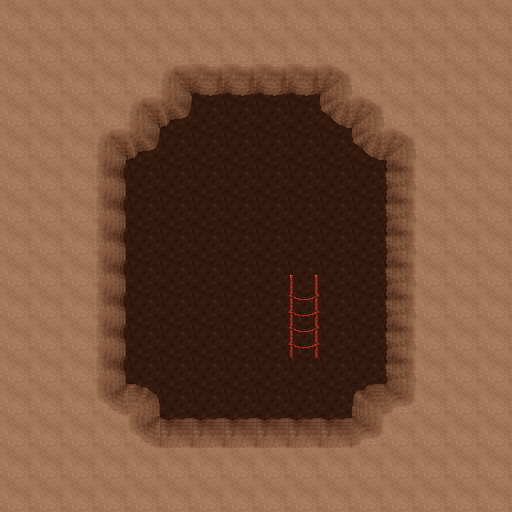

A 2D game scene composited from a Tiled map and its tileset images. What follows is a short description and the map's XML, with each tile layer's data collapsed to a summary:
An orthogonal 16x16 tile map with 32x32 px tiles, 4 tile layers (0_floor, 1_terrain, 2_object, 3_roof), 3 hidden layers not drawn, 5 tilesets and 1 object (mapchange_up).

<map version="1.9" tiledversion="1.9.2" orientation="orthogonal" renderorder="right-down" width="16" height="16" tilewidth="32" tileheight="32" infinite="0" nextlayerid="8" nextobjectid="1">
 <tileset firstgid="1" name="collision" tilewidth="32" tileheight="32" tilecount="1" columns="1">
  <image source="../../tileset/logic/collision.png" width="32" height="32" />
 </tileset>
 <tileset firstgid="2" name="ground_3" tilewidth="32" tileheight="32" tilecount="5" columns="5">
  <image source="../../tileset/ground/ground_3.png" width="160" height="32" />
 </tileset>
 <tileset firstgid="7" name="int_sandstone" tilewidth="32" tileheight="32" tilecount="15" columns="3">
  <image source="../../tileset/building/wall/int_sandstone.png" width="96" height="160" />
 </tileset>
 <tileset firstgid="22" name="portal" tilewidth="32" tileheight="32" tilecount="24" columns="8">
  <image source="../../tileset/logic/portal.png" width="256" height="96" />
 </tileset>
 <tileset firstgid="46" name="rope_ladder" tilewidth="32" tileheight="32" tilecount="20" columns="5">
  <image source="../../tileset/ground/ladder/rope_ladder.png" width="160" height="128" />
 </tileset>
 <layer id="1" name="0_floor" width="16" height="16">
  <data>[256 cells, 256 non-empty, 2 distinct tile ids]</data>
 </layer>
 <layer id="2" name="1_terrain" width="16" height="16">
  <data>[256 cells, 40 non-empty, 12 distinct tile ids]</data>
 </layer>
 <layer id="3" name="2_object" width="16" height="16">
  <data>[256 cells, 0 non-empty, 0 distinct tile ids]</data>
 </layer>
 <layer id="7" name="3_roof" width="16" height="16">
  <data>[256 cells, 4 non-empty, 3 distinct tile ids]</data>
 </layer>
 <layer id="4" name="objects" width="16" height="16" visible="0">
  <data>[256 cells, 1 non-empty, 1 distinct tile ids]</data>
 </layer>
 <layer id="5" name="collision" width="16" height="16" visible="0" opacity="0.27">
  <data>[256 cells, 184 non-empty, 1 distinct tile ids]</data>
 </layer>
 <layer id="6" name="protection" width="16" height="16" visible="0" opacity="0.26">
  <data>[256 cells, 0 non-empty, 0 distinct tile ids]</data>
 </layer>
 <objectgroup name="Mapevents">
  <object name="exit" type="mapchange_up" id="1" x="288" y="320" width="32" height="32">
   <properties>
    <property name="map" value="0_semos_mountain_n2_e_x0_y0" />
    <property name="place" value="well_entrance_left" />
   </properties>
  </object>
 </objectgroup>
</map>
